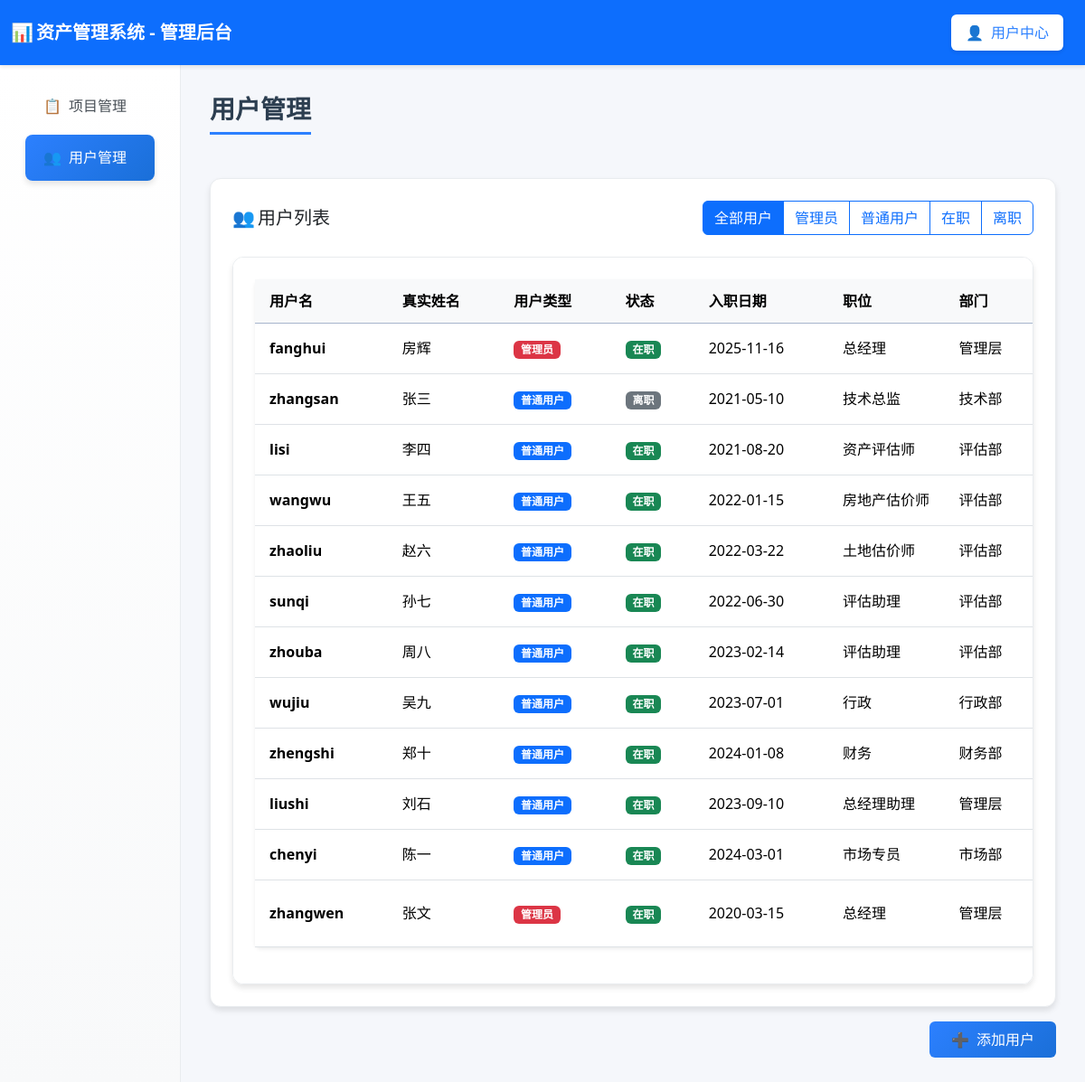
Page /user_manager (signed in) on the committed database.
### tables this page shows
CREATE TABLE users (
        id INTEGER PRIMARY KEY AUTOINCREMENT,
        username TEXT UNIQUE,
        realname TEXT,
        user_type TEXT,
        password TEXT,
        phone TEXT,
        email TEXT,
        hire_date TEXT,
        education TEXT,
        position TEXT,
        department TEXT,
        status TEXT DEFAULT 'active',  -- active-在职, inactive-离职
        create_time TEXT DEFAULT CURRENT_TIMESTAMP,
        update_time TEXT DEFAULT CURRENT_TIMESTAMP
    );

### routes/user_routes.py (the view)
@router.get("/user_manager", response_class=HTMLResponse)
async def user_manager(
    request: Request,
    user: dict = Depends(login_required),
    db: sqlite3.Connection = Depends(get_db)
):
    if user.get("user_type") != "admin":
        return RedirectResponse(url="/user_dashboard")
    try:
        users = await user_service.get_all_users(db)
        for user_item in users:
            user_item["qualifications"] = await user_service.get_user_qualifications(user_item["username"], db)
        return templates.TemplateResponse("user_manager.html", {
            "request": request,
            "user": user,
            "users": users,
            "current_user": user["username"]
        })
    except Exception as e:
        return templates.TemplateResponse("user_manager.html", {
            "request": request,
            "user": user,
            "users": [],
            "current_user": user["username"],
            "error": str(e)
        })

### templates/user_manager.html (shortened to what this page needs)
<!DOCTYPE html>
<html lang="zh-CN">
<head>
  <link href="https://cdn.jsdelivr.net/npm/bootstrap@5.3.2/dist/css/bootstrap.min.css" rel="stylesheet">
  <link rel="stylesheet"
    href="https://cdnjs.cloudflare.com/ajax/libs/bootstrap-icons/1.11.0/font/bootstrap-icons.min.css">
</head>
<body>
  <nav class="navbar navbar-dark bg-primary">
    <div class="container-fluid">
      <span class="navbar-brand mb-0 h1 fw-bold">
        <span class="fallback-icon">📊</span>资产管理系统 - 管理后台
      </span>
      <ul class="navbar-nav ms-auto">
        <li class="nav-item">
          <a class="nav-link user-center" href="/user_dashboard">
            <span class="fallback-icon">👤</span>用户中心
          </a>
        </li>
      </ul>
    </div>
  </nav>
  <div class="container-fluid">
    <div class="row">
      <div class="col-md-3 col-lg-2 sidebar">
        <nav class="nav flex-column p-3">
          <a class="nav-link" href="/admin_projects">
            <span class="fallback-icon">📋</span>项目管理
          </a>
          <a class="nav-link active" href="/user_manager">
            <span class="fallback-icon">👥</span>用户管理
          </a>
        </nav>
      </div>
      <div class="col-md-9 col-lg-10 main-content">
        <h3 class="page-title">用户管理</h3>
        <div class="table-container">
          <div class="table-header">
            <h5 class="mb-0"><span class="fallback-icon">👥</span>用户列表</h5>
            <div class="filter-controls">
              <div class="btn-group" role="group">
                <label class="btn btn-outline-primary" for="allUsers">全部用户</label>
                <label class="btn btn-outline-primary" for="adminUsers">管理员</label>
                <label class="btn btn-outline-primary" for="normalUsers">普通用户</label>
                <label class="btn btn-outline-primary" for="activeUsers">在职</label>
                <label class="btn btn-outline-primary" for="inactiveUsers">离职</label>
              </div>
            </div>
          </div>
          {% if users %}
          <div class="table-container">
            <table class="table table-hover bg-white rounded shadow-sm">
              <thead class="table-primary">
                <tr>
                  <th>用户名</th>
                  <th>真实姓名</th>
                  <th>用户类型</th>
                  <th>状态</th>
                  <th>入职日期</th>
                  <th>职位</th>
                  <th>部门</th>
                </tr>
              </thead>
              <tbody id="usersTableBody">
                {% for user in users %}
                <tr data-user-type="{{ user.user_type }}" data-user-status="{{ user.status }}"
                  onclick="viewUserDetail('{{ user.username }}')" style="cursor: pointer;">
                  <td>
                    <strong>{{ user.username }}</strong>
                  </td>
                  <td>
                    {% if user.realname %}
                    {{ user.realname }}
                    {% else %}
                    <span class="text-muted">未设置</span>
                    {% endif %}
                  </td>
                  <td>
                    {% if user.user_type == 'admin' %}
                    <span class="badge user-type-badge user-type-admin">管理员</span>
                    {% else %}
                    <span class="badge user-type-badge user-type-user">普通用户</span>
                    {% endif %}
                  </td>
                  <td>
                    {% if user.status == 'active' %}
                    <span class="badge status-badge status-active">在职</span>
                    {% else %}
                    <span class="badge status-badge status-inactive">离职</span>
                    {% endif %}
                  </td>
                  <td>
                    {% if user.hire_date %}
                    {{ user.hire_date }}
                    {% else %}
                    <span class="text-muted">未设置</span>
                    {% endif %}
                  </td>
                  <td>
                    {% if user.position %}
                    {{ user.position }}
                    {% else %}
                    <span class="text-muted">未设置</span>
                    {% endif %}
                  </td>
                  <td>
                    {% if user.department %}
                    {{ user.department }}
                    {% else %}
                    <span class="text-muted">未设置</span>
                    {% endif %}
                  </td>
                </tr>
                {% endfor %}
              </tbody>
            </table>
          </div>
          {% else %}
          <div class="alert alert-info text-center">
            <h5><span class="fallback-icon">👥</span>暂无用户</h5>
            <p class="mb-0">当前系统中还没有任何用户。</p>
          </div>
          {% endif %}
        </div>
        <div class="mt-3 text-end">
          <button class="btn btn-primary" onclick="addUser()">
            <span class="fallback-icon">➕</span>添加用户
          </button>
        </div>
      </div>
    </div>
  </div>
</body>
</html>

### templates/user_manager.html (style rules this page uses)
:root { --primary-color: #2c80ff; --secondary-color: #6c757d; --success-color: #28a745; --warning-color: #ffc107; --info-color: #17a2b8; --light-bg: #f5f7fb; --card-shadow: 0 4px 6px rgba(0, 0, 0, 0.1); --hover-shadow: 0 8px 15px rgba(0, 0, 0, 0.15); }
body { background-color: var(--light-bg); font-family: 'Segoe UI', Tahoma, Geneva, Verdana, sans-serif; }
.navbar { box-shadow: 0 2px 4px rgba(0, 0, 0, 0.1); padding: 0.8rem 0; }
.sidebar { background: linear-gradient(180deg, #ffffff 0%, #f8f9fa 100%); min-height: calc(100vh - 76px); box-shadow: 2px 0 10px rgba(0, 0, 0, 0.08); border-right: 1px solid #e9ecef; padding: 0; }
.nav-link { color: #495057; padding: 0.85rem 1.25rem; border-radius: 0.5rem; margin: 0.2rem 0.75rem; transition: all 0.3s ease; font-weight: 500; border: none; }
.nav-link.active { background: linear-gradient(135deg, var(--primary-color), #1a6fd8); color: white; box-shadow: var(--card-shadow); }
.main-content { padding: 2rem; background-color: var(--light-bg); }
.page-title { color: #2c3e50; font-weight: 700; margin-bottom: 1.5rem; padding-bottom: 0.5rem; border-bottom: 3px solid var(--primary-color); display: inline-block; }
.table-container { background: white; border-radius: 12px; padding: 1.5rem; box-shadow: var(--card-shadow); border: 1px solid #e9ecef; margin-top: 1.5rem; }
.table-header { display: flex; justify-content: space-between; align-items: center; margin-bottom: 1.5rem; flex-wrap: wrap; gap: 1rem; }
.filter-controls { display: flex; gap: 1rem; align-items: center; flex-wrap: wrap; }
table.table tbody tr { transition: background-color 0.2s ease; }
.user-type-badge { font-size: 0.75rem; padding: 0.35em 0.65em; }
.user-type-admin { background-color: #dc3545; color: white; }
.user-type-user { background-color: #0d6efd; color: white; }
.table th { white-space: nowrap; overflow: hidden; text-overflow: ellipsis; vertical-align: middle; padding: 12px 16px; background-color: #f8f9fa; }
.table td { vertical-align: middle; padding: 12px 16px; }
.table-container { width: 100%; overflow-x: auto; }
.fallback-icon { display: inline-block; width: 20px; text-align: center; margin-right: 8px; }
.navbar-nav .nav-link.user-center { background-color: white; color: var(--primary-color) !important; padding: 0.5rem 1rem; border-radius: 0.375rem; transition: all 0.2s ease; font-weight: 500; box-shadow: 0 2px 4px rgba(0, 0, 0, 0.1); margin-left: 0.5rem; }
.status-badge { font-size: 0.75rem; padding: 0.35em 0.65em; }
.status-active { background-color: #198754; color: white; }
.status-inactive { background-color: #6c757d; color: white; }
.btn-primary { background: linear-gradient(135deg, var(--primary-color), #1a6fd8); border: none; border-radius: 6px; padding: 0.5rem 1.5rem; font-weight: 500; transition: all 0.3s ease; }
.table th:nth-child(6), .table td:nth-child(6) { min-width: 80px; max-width: 100px; }
.table { min-width: 1400px; table-layout: auto; }

### rows in the picture
users: username "fanghui", realname "房辉", user_type "管理员", status "在职", hire_date "2025-11-16", position "总经理", department "管理层"
users: username "zhangsan", realname "张三", user_type "普通用户", status "离职", hire_date "2021-05-10", position "技术总监", department "技术部"
users: username "lisi", realname "李四", user_type "普通用户", status "在职", hire_date "2021-08-20", position "资产评估师", department "评估部"
users: username "wangwu", realname "王五", user_type "普通用户", status "在职", hire_date "2022-01-15", position "房地产估价师", department "评估部"
users: username "zhaoliu", realname "赵六", user_type "普通用户", status "在职", hire_date "2022-03-22", position "土地估价师", department "评估部"
users: username "sunqi", realname "孙七", user_type "普通用户", status "在职", hire_date "2022-06-30", position "评估助理", department "评估部"
users: username "zhouba", realname "周八", user_type "普通用户", status "在职", hire_date "2023-02-14", position "评估助理", department "评估部"
users: username "wujiu", realname "吴九", user_type "普通用户", status "在职", hire_date "2023-07-01", position "行政", department "行政部"
users: username "zhengshi", realname "郑十", user_type "普通用户", status "在职", hire_date "2024-01-08", position "财务", department "财务部"
users: username "liushi", realname "刘石", user_type "普通用户", status "在职", hire_date "2023-09-10", position "总经理助理", department "管理层"
users: username "chenyi", realname "陈一", user_type "普通用户", status "在职", hire_date "2024-03-01", position "市场专员", department "市场部"
users: username "zhangwen", realname "张文", user_type "管理员", status "在职", hire_date "2020-03-15", position "总经理", department "管理层"
